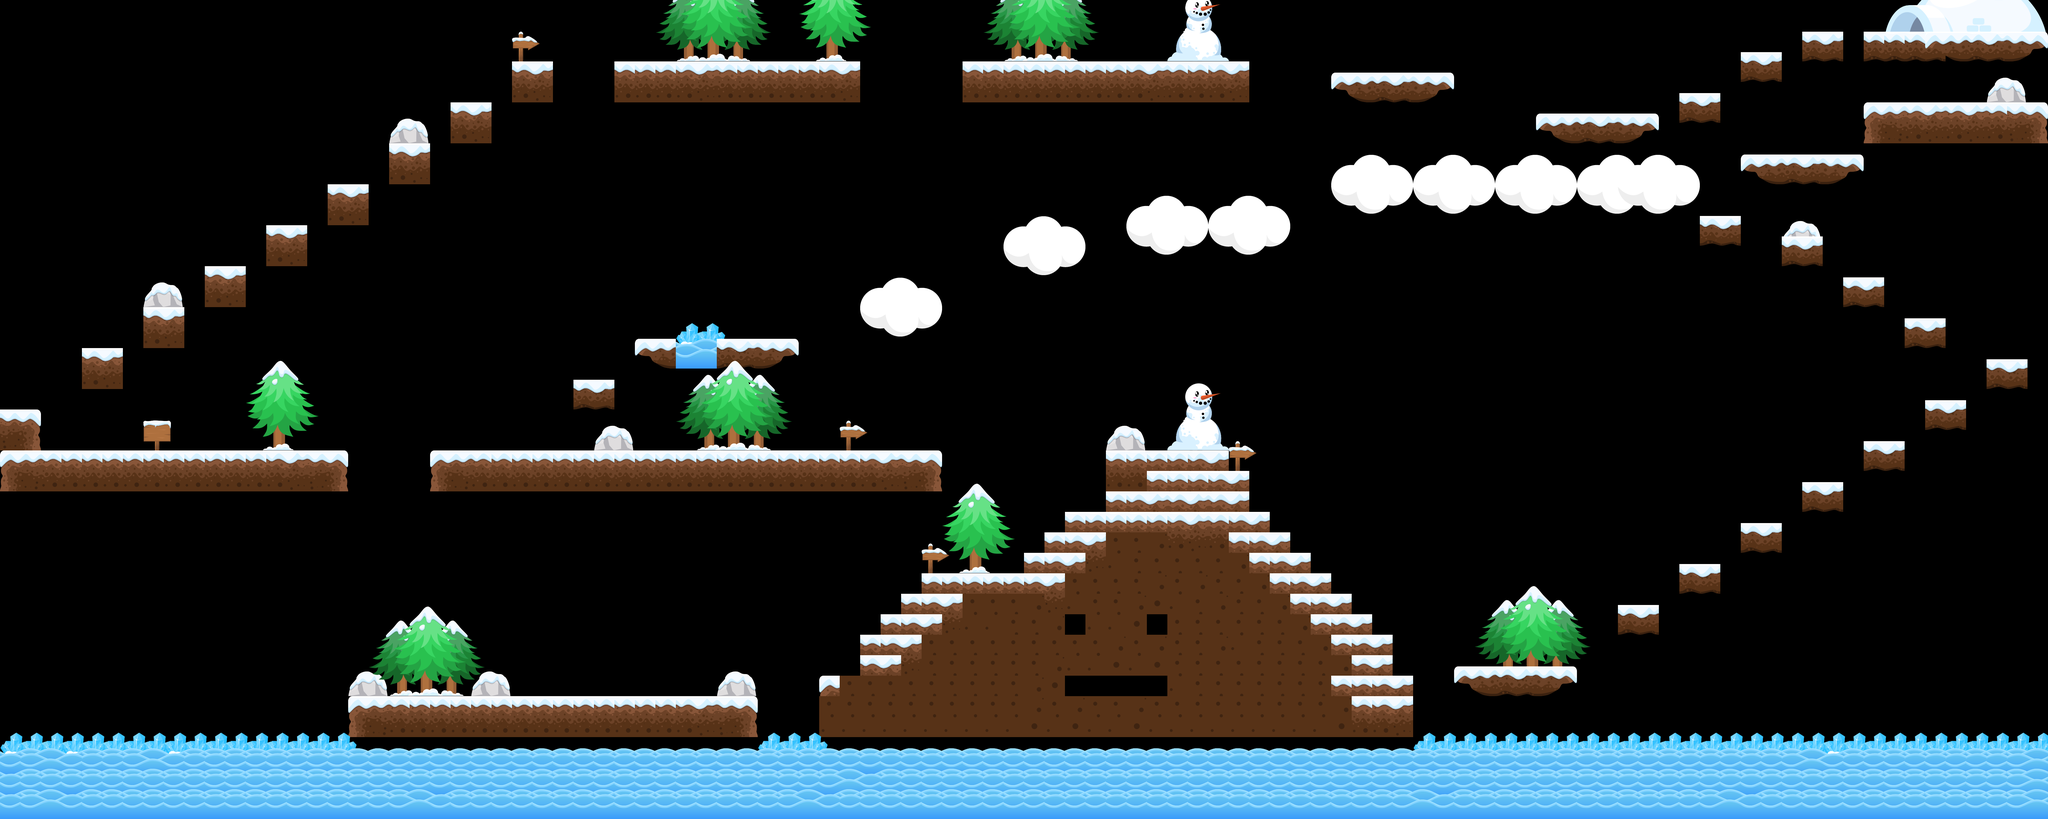

This game map was drawn from its Tiled (.tmx) file and the tilesets committed beside it. A one-line description and the trimmed map source follow:
An orthogonal 100x40 tile map with 64x64 px tiles, 1 tile layer (Tile Layer 1), 12 tilesets and 229 objects.

<map version="1.5" tiledversion="1.7.2" orientation="orthogonal" renderorder="right-down" width="100" height="40" tilewidth="64" tileheight="64" infinite="0" nextlayerid="8" nextobjectid="254">
 <editorsettings>
  <export target="level3.lua" format="lua" />
 </editorsettings>
 <tileset firstgid="1" name="winterTiles1" tilewidth="128" tileheight="128" tilecount="14" columns="14">
  <image source="WinterTiles/winterTiles1.png" width="1792" height="128" />
 </tileset>
 <tileset firstgid="15" name="winterTiles2" tilewidth="128" tileheight="93" tilecount="4" columns="1">
  <image source="WinterTiles/winterTiles2.png" width="128" height="378" />
 </tileset>
 <tileset firstgid="19" name="flag" tilewidth="64" tileheight="64" tilecount="1" columns="1">
  <image source="flag.png" width="64" height="64" />
 </tileset>
 <tileset firstgid="20" name="Crystal" tilewidth="97" tileheight="78" tilecount="1" columns="1">
  <image source="WinterTiles/Objects/Crystal.png" width="97" height="78" />
 </tileset>
 <tileset firstgid="21" name="Igloo" tilewidth="511" tileheight="201" tilecount="1" columns="1">
  <image source="WinterTiles/Objects/Igloo.png" width="511" height="201" />
 </tileset>
 <tileset firstgid="22" name="SnowMan" tilewidth="193" tileheight="210" tilecount="1" columns="1">
  <image source="WinterTiles/Objects/SnowMan.png" width="193" height="210" />
 </tileset>
 <tileset firstgid="23" name="Tree_2" tilewidth="228" tileheight="280" tilecount="1" columns="1">
  <image source="WinterTiles/Objects/Tree_2.png" width="228" height="280" />
 </tileset>
 <tileset firstgid="24" name="Tree_1" tilewidth="364" tileheight="280" tilecount="1" columns="1">
  <image source="WinterTiles/Objects/Tree_1.png" width="364" height="280" />
 </tileset>
 <tileset firstgid="25" name="Stone" tilewidth="124" tileheight="78" tilecount="1" columns="1">
  <image source="WinterTiles/Objects/Stone.png" width="124" height="78" />
 </tileset>
 <tileset firstgid="26" name="Sign_2" tilewidth="87" tileheight="93" tilecount="1" columns="1">
  <image source="WinterTiles/Objects/Sign_2.png" width="87" height="93" />
 </tileset>
 <tileset firstgid="27" name="Sign_1" tilewidth="87" tileheight="94" tilecount="1" columns="1">
  <image source="WinterTiles/Objects/Sign_1.png" width="87" height="94" />
 </tileset>
 <tileset firstgid="28" name="Cloud_1" tilewidth="256" tileheight="256" tilecount="1" columns="1">
  <image source="WinterTiles/Objects/Cloud_1.png" width="256" height="256" />
 </tileset>
 <layer id="1" name="Tile Layer 1" width="100" height="40">
  <data>[4000 cells, 656 non-empty, 18 distinct tile ids]</data>
 </layer>
 <objectgroup id="2" name="Start">
  <object id="1" x="178.788" y="1345.45" width="66.6667" height="54.5455" />
 </objectgroup>
 <objectgroup id="4" name="Flag">
  <object id="50" x="5951.88" y="57.9394" width="43.7576" height="42.6667">
   <ellipse />
  </object>
 </objectgroup>
 <objectgroup id="5" name="Enemies">
  <object id="3" x="642.424" y="1348.48" width="60.6061" height="48.4848" />
  <object id="5" x="1975.76" y="127.273" width="63.6364" height="48.4848" />
  <object id="6" x="2112.12" y="133.333" width="60.6061" height="45.4545" />
  <object id="7" x="2242.42" y="127.273" width="57.5758" height="48.4848" />
  <object id="8" x="2372.73" y="130.303" width="57.5758" height="48.4848" />
  <object id="9" x="2490.91" y="133.333" width="63.6364" height="42.4242" />
  <object id="10" x="3072.73" y="124.242" width="75.7576" height="48.4848" />
  <object id="11" x="3206.06" y="124.242" width="57.5758" height="48.4848" />
  <object id="12" x="3333.33" y="127.273" width="57.5758" height="51.5152" />
  <object id="13" x="3457.58" y="136.364" width="60.6061" height="42.4242" />
  <object id="14" x="3593.94" y="127.273" width="66.6667" height="48.4848" />
  <object id="51" x="6341.39" y="257.576" width="54.5455" height="54.5455" />
  <object id="52" x="6142.42" y="257.576" width="54.5455" height="51.5152" />
  <object id="53" x="6012.12" y="254.545" width="63.6364" height="57.5758" />
  <object id="54" x="5887.88" y="260.606" width="54.5455" height="48.4848" />
  <object id="55" x="4987.88" y="293.939" width="63.6364" height="51.5152" />
  <object id="56" x="5469.7" y="418.182" width="60.6061" height="51.5152" />
  <object id="57" x="5669.7" y="412.121" width="54.5455" height="57.5758" />
  <object id="58" x="4418.18" y="157.576" width="69.697" height="57.5758" />
  <object id="59" x="4178.79" y="151.515" width="63.6364" height="63.6364" />
  <object id="101" x="2372.73" y="1006.97" width="60.6061" height="45.4545" />
  <object id="102" x="1992.79" y="996.788" width="63.6364" height="63.6364" />
  <object id="103" x="2042.42" y="1327.27" width="63.6364" height="63.6364" />
  <object id="104" x="1748.48" y="1333.33" width="60.6061" height="66.6667" />
  <object id="105" x="1530.24" y="1337.21" width="75.7576" height="66.6667" />
  <object id="106" x="1387.88" y="1338.18" width="81.8182" height="61.8182" />
  <object id="149" x="4206.06" y="500" width="81.8182" height="48.4848" />
  <object id="150" x="5106.06" y="490.909" width="69.697" height="57.5758" />
  <object id="151" x="3587.88" y="630.303" width="72.7273" height="60.6061" />
  <object id="153" x="3178.79" y="703.03" width="78.7879" height="45.4545" />
  <object id="154" x="2787.88" y="878.788" width="84.8485" height="57.5758" />
  <object id="209" x="2113.33" y="1928" width="58.6667" height="50.6667" />
  <object id="210" x="1858.67" y="1922.67" width="61.3333" height="54.6667" />
  <object id="223" x="4658" y="2014" width="56" height="60" />
  <object id="224" x="5088" y="1820" width="58" height="60" />
  <object id="225" x="5286" y="1696" width="44" height="52" />
  <object id="226" x="5472" y="1572" width="60" height="52" />
  <object id="227" x="5666" y="1436" width="60" height="52" />
  <object id="228" x="5866" y="1302" width="60" height="52" />
  <object id="229" x="6062" y="1162" width="60" height="52" />
  <object id="230" x="6228.48" y="1061.21" width="60" height="52" />
  <object id="231" x="5984" y="914" width="60" height="52" />
  <object id="232" x="5790" y="788" width="60" height="52" />
  <object id="233" x="5602" y="664" width="60" height="52" />
  <object id="234" x="5344" y="596" width="60" height="52" />
  <object id="241" x="5673.33" y="44" width="40" height="45.3333" />
  <object id="242" x="5472" y="100" width="53.3333" height="57.3333" />
  <object id="243" x="5285.33" y="233.333" width="60" height="52" />
 </objectgroup>
 <objectgroup id="6" name="Coins">
  <object id="15" x="3072.73" y="9.09091" width="57.5758" height="57.5758" />
  <object id="16" x="3196.97" y="3.0303" width="69.697" height="54.5455" />
  <object id="17" x="3336.36" y="12.1212" width="69.697" height="48.4848" />
  <object id="18" x="3454.55" y="9.09091" width="66.6667" height="51.5152" />
  <object id="19" x="3587.88" y="12.1212" width="54.5455" height="48.4848" />
  <object id="20" x="3709.09" y="0" width="57.5758" height="57.5758" />
  <object id="21" x="3842.42" y="6.06061" width="45.4545" height="54.5455" />
  <object id="22" x="1922.18" y="4.36364" width="57.5758" height="54.5455" />
  <object id="39" x="33.3333" y="1196.97" width="66.6667" height="63.6364" />
  <object id="40" x="284.848" y="1003.03" width="72.7273" height="66.6667" />
  <object id="41" x="469.697" y="860.606" width="69.697" height="66.6667" />
  <object id="42" x="666.667" y="733.333" width="69.697" height="66.6667" />
  <object id="43" x="869.697" y="618.182" width="60.6061" height="66.6667" />
  <object id="44" x="1054.55" y="496.97" width="63.6364" height="63.6364" />
  <object id="45" x="1254.55" y="345.455" width="60.6061" height="66.6667" />
  </objectgroup>
 <objectgroup id="7" name="DangerZone">
  <!-- 66 objects omitted --></objectgroup>
 <objectgroup id="3" name="Platforms">
  <!-- 64 objects omitted --></objectgroup>
</map>
<!-- 164 of 229 objects omitted -->
